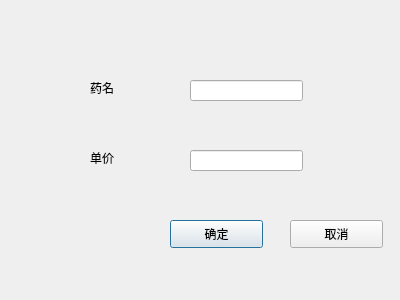
<?xml version="1.0" encoding="UTF-8"?>
<ui version="4.0">
 <class>mod_p</class>
 <widget class="QDialog" name="mod_p">
  <property name="geometry">
   <rect>
    <x>0</x>
    <y>0</y>
    <width>400</width>
    <height>300</height>
   </rect>
  </property>
  <property name="windowTitle">
   <string>Dialog</string>
  </property>
  <widget class="QPushButton" name="pushButton">
   <property name="geometry">
    <rect>
     <x>170</x>
     <y>220</y>
     <width>93</width>
     <height>28</height>
    </rect>
   </property>
   <property name="text">
    <string>确定</string>
   </property>
  </widget>
  <widget class="QLineEdit" name="lineEdit">
   <property name="geometry">
    <rect>
     <x>190</x>
     <y>80</y>
     <width>113</width>
     <height>21</height>
    </rect>
   </property>
  </widget>
  <widget class="QLineEdit" name="lineEdit_2">
   <property name="geometry">
    <rect>
     <x>190</x>
     <y>150</y>
     <width>113</width>
     <height>21</height>
    </rect>
   </property>
  </widget>
  <widget class="QPushButton" name="pushButton_2">
   <property name="geometry">
    <rect>
     <x>290</x>
     <y>220</y>
     <width>93</width>
     <height>28</height>
    </rect>
   </property>
   <property name="text">
    <string>取消</string>
   </property>
  </widget>
  <widget class="QLabel" name="label">
   <property name="geometry">
    <rect>
     <x>90</x>
     <y>80</y>
     <width>72</width>
     <height>15</height>
    </rect>
   </property>
   <property name="text">
    <string>药名</string>
   </property>
  </widget>
  <widget class="QLabel" name="label_2">
   <property name="geometry">
    <rect>
     <x>90</x>
     <y>150</y>
     <width>72</width>
     <height>15</height>
    </rect>
   </property>
   <property name="text">
    <string>单价</string>
   </property>
  </widget>
 </widget>
 <resources/>
 <connections>
  <connection>
   <sender>pushButton_2</sender>
   <signal>clicked()</signal>
   <receiver>mod_p</receiver>
   <slot>close()</slot>
   <hints>
    <hint type="sourcelabel">
     <x>337</x>
     <y>237</y>
    </hint>
    <hint type="destinationlabel">
     <x>352</x>
     <y>143</y>
    </hint>
   </hints>
  </connection>
 </connections>
</ui>
